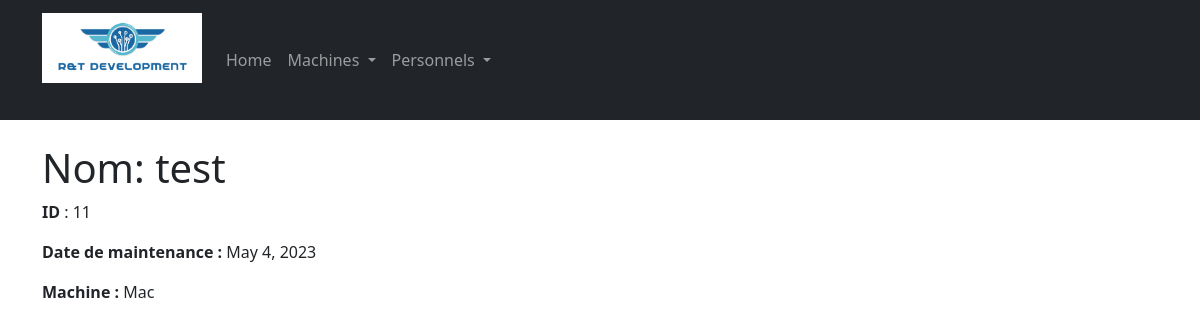
/computerApp/machines_detail/11, run on an earlier commit of the app's database.
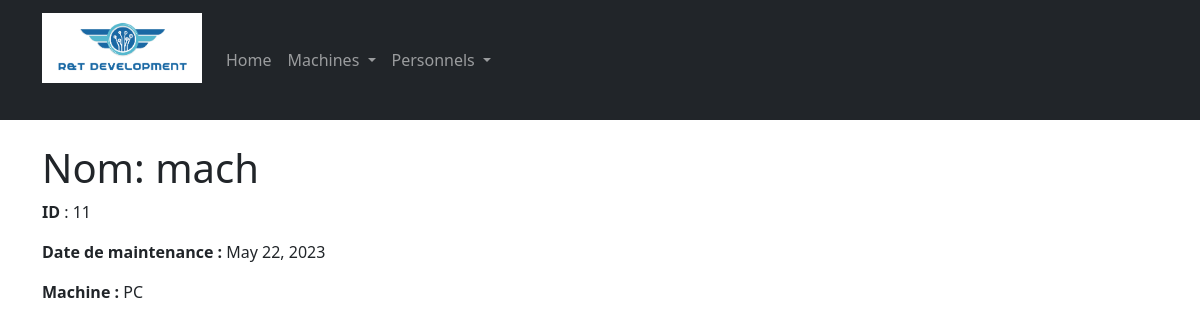
And on a later commit of the database.
### computerApp/models.py (models this page shows, shortened)
class Machine(models.Model):
    TYPE = (
        ('PC', ('PC - Run windows')),
        ('Mac', ('Mac - Run MacOS')),
        ('Server', ('Serveur - Simple Server to deploy virtual machines')),
        ('Switch', ('Switch - To maintains and connect servers')),
    )
    id = models.AutoField(primary_key=True, editable=False)
    nom = models.CharField(max_length=10)
    maintenanceDate = models.DateField(default = datetime.now())
    mach = models.CharField(max_length=32, choices= TYPE, default='PC')

### computerApp/views.py (the view)
# urls.py: path('machines_detail/<pk>', views.machine_detail_view, name='machine-detail'),
def machine_detail_view(request, pk):
	machine = get_object_or_404(Machine, id=pk)
	context={'machine': machine}
	return render(request , 'computerApp/machines_detail.html',context)

### computerApp/templates/computerApp/machines_detail.html
{% extends "computerApp/machines_list.html" %}
{% block content %}
    <h1>Nom: {{machine.nom}} </h1>
    <p><strong>ID</strong> : {{machine.id}} </a></p>
    <p><strong>Date de maintenance : </strong>{{machine.maintenanceDate}} </p>
    <p><strong>Machine : </strong> {{machine.mach}} </p>
{% endblock %}

What changed in the data, as far as the page shows it:
changed Machine id 11: nom "test" → "mach"; maintenanceDate "May 4, 2023" → "May 22, 2023"; mach "Mac" → "PC"
